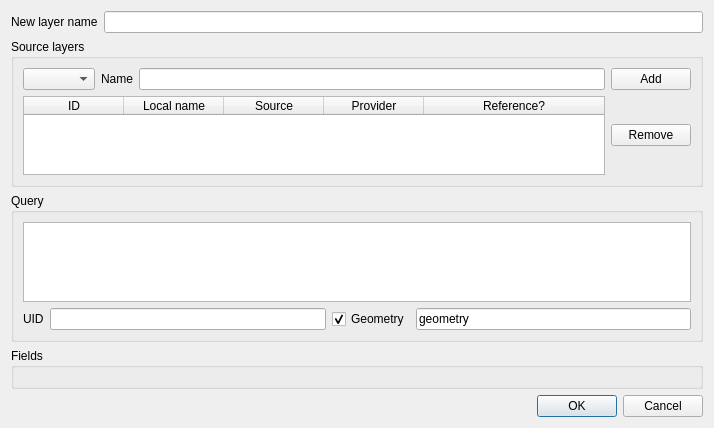
<?xml version="1.0" encoding="UTF-8"?>
<ui version="4.0">
 <class>QgsVirtualLayerSourceSelectBase</class>
 <widget class="QDialog" name="QgsVirtualLayerSourceSelectBase">
  <property name="geometry">
   <rect>
    <x>0</x>
    <y>0</y>
    <width>714</width>
    <height>428</height>
   </rect>
  </property>
  <property name="windowTitle">
   <string>Create a virtual layer</string>
  </property>
  <layout class="QVBoxLayout" name="verticalLayout_4">
   <item>
    <layout class="QHBoxLayout" name="horizontalLayout_4">
     <item>
      <widget class="QLabel" name="label_4">
       <property name="text">
        <string>New layer name</string>
       </property>
      </widget>
     </item>
     <item>
      <widget class="QLineEdit" name="mLayerName"/>
     </item>
    </layout>
   </item>
   <item>
    <widget class="QGroupBox" name="groupBox">
     <property name="title">
      <string>Source layers</string>
     </property>
     <layout class="QVBoxLayout" name="verticalLayout">
      <item>
       <layout class="QHBoxLayout" name="horizontalLayout">
        <item>
         <widget class="QComboBox" name="mLayersCombo"/>
        </item>
        <item>
         <widget class="QLabel" name="label">
          <property name="text">
           <string>Name</string>
          </property>
         </widget>
        </item>
        <item>
         <widget class="QLineEdit" name="mSourceName"/>
        </item>
        <item>
         <widget class="QPushButton" name="mAddSourceBtn">
          <property name="text">
           <string>Add</string>
          </property>
         </widget>
        </item>
       </layout>
      </item>
      <item>
       <layout class="QHBoxLayout" name="horizontalLayout_2">
        <item>
         <widget class="QTableWidget" name="mSourceLayers">
          <property name="selectionMode">
           <enum>QAbstractItemView::SingleSelection</enum>
          </property>
          <property name="selectionBehavior">
           <enum>QAbstractItemView::SelectRows</enum>
          </property>
          <attribute name="horizontalHeaderStretchLastSection">
           <bool>true</bool>
          </attribute>
          <column>
           <property name="text">
            <string>ID</string>
           </property>
          </column>
          <column>
           <property name="text">
            <string>Local name</string>
           </property>
          </column>
          <column>
           <property name="text">
            <string>Source</string>
           </property>
          </column>
          <column>
           <property name="text">
            <string>Provider</string>
           </property>
          </column>
          <column>
           <property name="text">
            <string>Reference?</string>
           </property>
          </column>
         </widget>
        </item>
        <item>
         <widget class="QPushButton" name="mRemoveSourceBtn">
          <property name="text">
           <string>Remove</string>
          </property>
         </widget>
        </item>
       </layout>
      </item>
     </layout>
    </widget>
   </item>
   <item>
    <widget class="QGroupBox" name="mQueryBox">
     <property name="title">
      <string>Query</string>
     </property>
     <property name="checkable">
      <bool>false</bool>
     </property>
     <property name="checked">
      <bool>false</bool>
     </property>
     <layout class="QVBoxLayout" name="verticalLayout_2">
      <item>
       <widget class="QPlainTextEdit" name="mQueryEdit"/>
      </item>
      <item>
       <layout class="QHBoxLayout" name="horizontalLayout_3">
        <item>
         <widget class="QLabel" name="label_2">
          <property name="text">
           <string>UID</string>
          </property>
         </widget>
        </item>
        <item>
         <widget class="QLineEdit" name="mUidField"/>
        </item>
        <item>
         <widget class="QCheckBox" name="mHasGeometry">
          <property name="text">
           <string>Geometry</string>
          </property>
          <property name="checked">
           <bool>true</bool>
          </property>
         </widget>
        </item>
        <item>
         <widget class="QLineEdit" name="mGeometryField">
          <property name="text">
           <string>geometry</string>
          </property>
         </widget>
        </item>
       </layout>
      </item>
     </layout>
    </widget>
   </item>
   <item>
    <widget class="QGroupBox" name="groupBox_3">
     <property name="title">
      <string>Fields</string>
     </property>
     <layout class="QVBoxLayout" name="verticalLayout_3"/>
    </widget>
   </item>
   <item>
    <widget class="QDialogButtonBox" name="buttonBox">
     <property name="orientation">
      <enum>Qt::Horizontal</enum>
     </property>
     <property name="standardButtons">
      <set>QDialogButtonBox::Cancel|QDialogButtonBox::Ok</set>
     </property>
    </widget>
   </item>
  </layout>
 </widget>
 <resources/>
 <connections>
  <connection>
   <sender>buttonBox</sender>
   <signal>rejected()</signal>
   <receiver>QgsVirtualLayerSourceSelectBase</receiver>
   <slot>reject()</slot>
   <hints>
    <hint type="sourcelabel">
     <x>316</x>
     <y>260</y>
    </hint>
    <hint type="destinationlabel">
     <x>286</x>
     <y>274</y>
    </hint>
   </hints>
  </connection>
  <connection>
   <sender>buttonBox</sender>
   <signal>accepted()</signal>
   <receiver>QgsVirtualLayerSourceSelectBase</receiver>
   <slot>accept()</slot>
   <hints>
    <hint type="sourcelabel">
     <x>291</x>
     <y>405</y>
    </hint>
    <hint type="destinationlabel">
     <x>291</x>
     <y>213</y>
    </hint>
   </hints>
  </connection>
  <connection>
   <sender>mHasGeometry</sender>
   <signal>toggled(bool)</signal>
   <receiver>mGeometryField</receiver>
   <slot>setEnabled(bool)</slot>
   <hints>
    <hint type="sourcelabel">
     <x>377</x>
     <y>359</y>
    </hint>
    <hint type="destinationlabel">
     <x>563</x>
     <y>360</y>
    </hint>
   </hints>
  </connection>
 </connections>
</ui>
